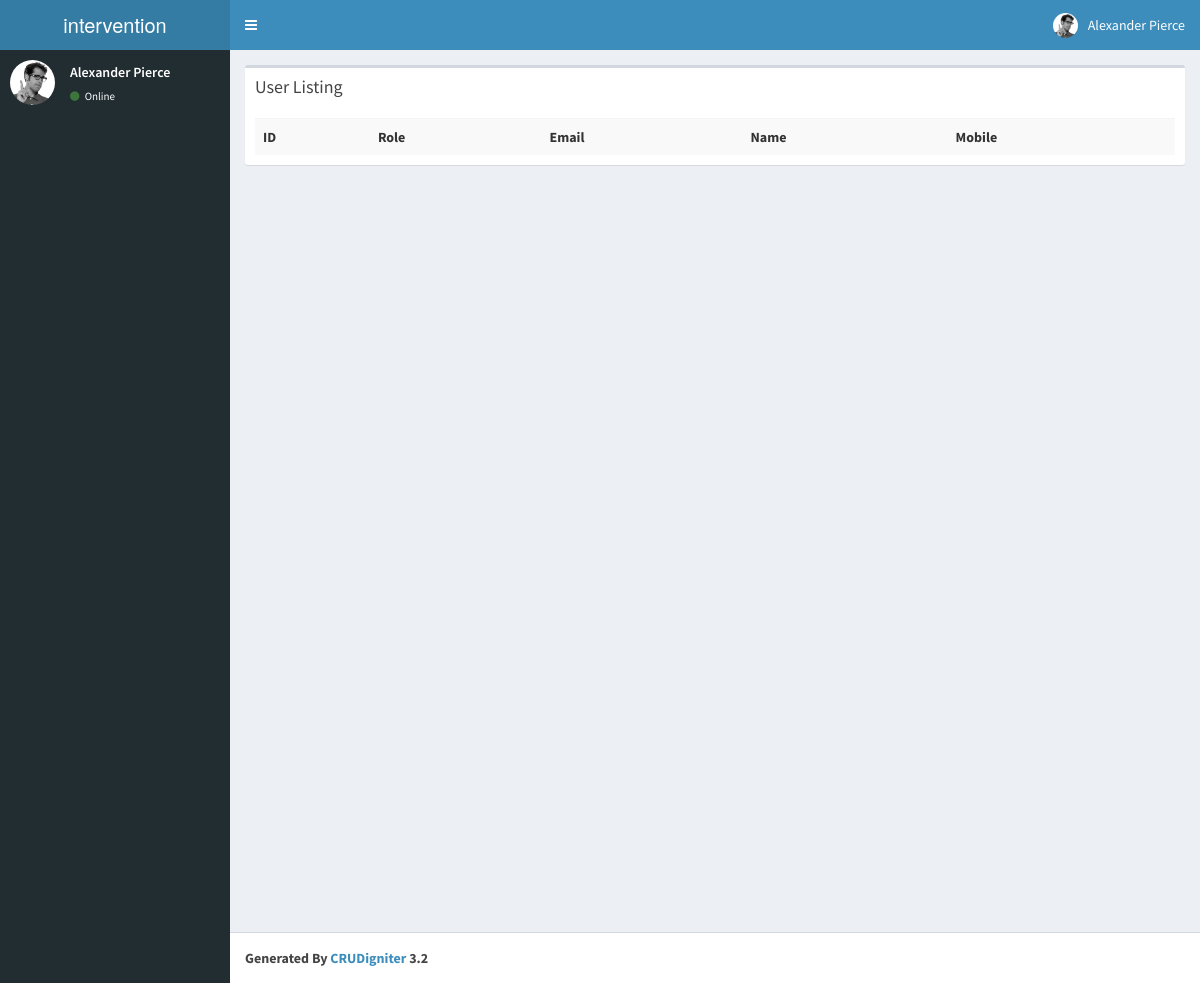
Page /index.php/user/client on the earlier database version.
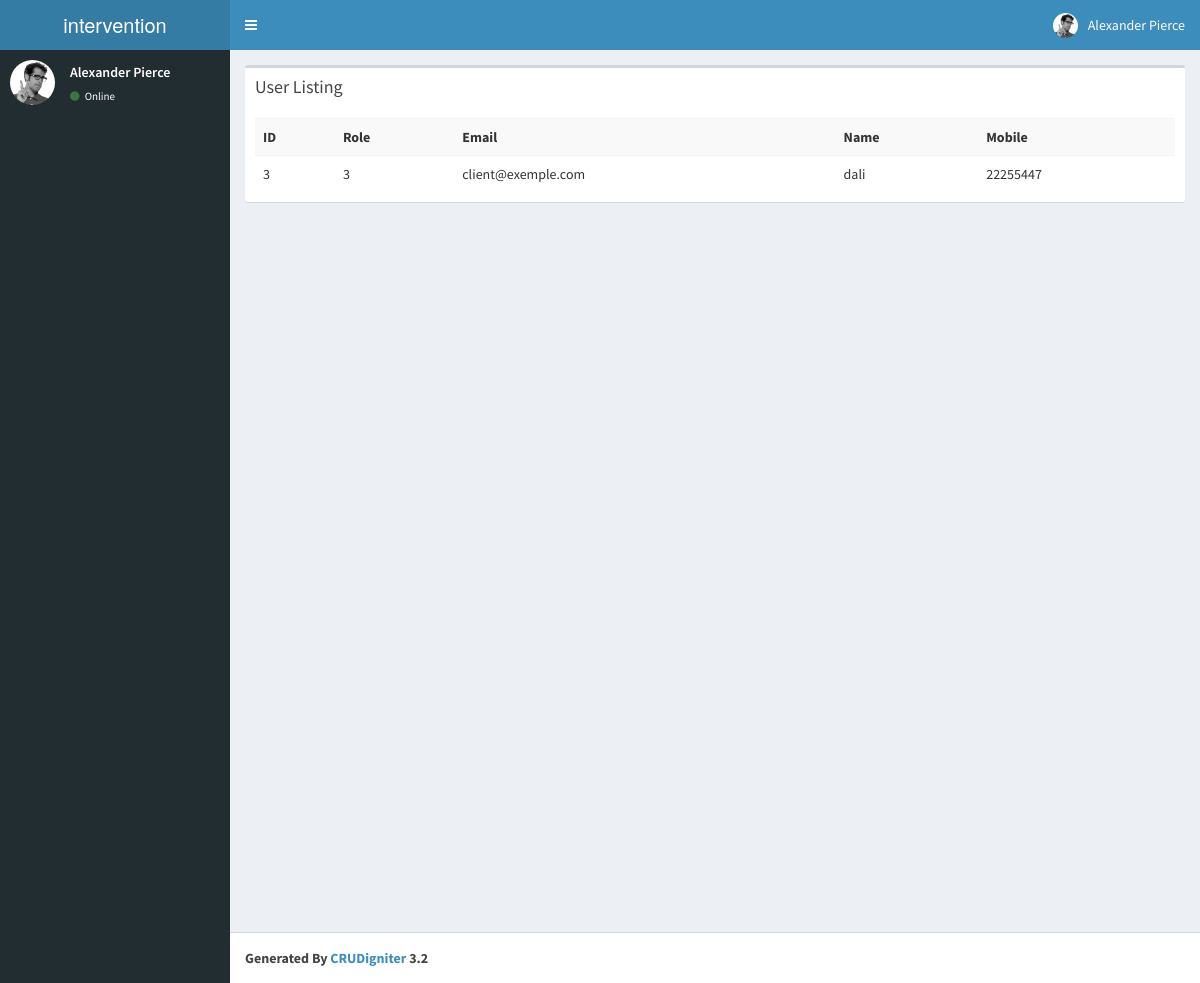
Same page on the later database version.
### tables this page shows
CREATE TABLE `user` (
  `id` int(10) NOT NULL AUTO_INCREMENT,
  `email` varchar(50) DEFAULT NULL,
  `password` varchar(100) DEFAULT NULL,
  `name` varchar(50) DEFAULT NULL,
  `mobile` varchar(20) DEFAULT NULL,
  `role` int(1) DEFAULT NULL,
  `created_at` datetime DEFAULT NULL,
  `update_at` datetime DEFAULT NULL,
  `statut` int(11) DEFAULT NULL,
  PRIMARY KEY (`id`)
);

### application/controllers/User.php (called while the page is built, shortened)
<?php
class User extends CI_Controller{
    function __construct()
    {
        $this->load->model('User_model');
    }
    function client()
    {
        $data['user'] = $this->User_model->get_all_client();
        $data['_view'] = 'user/index2';
        $this->load->view('layouts/main',$data);
    }
}

### index.php (called while the page is built, shortened)
<?php
require_once BASEPATH.'core/CodeIgniter.php';

### application/models/User_model.php (called while the page is built, shortened)
<?php
class User_model extends CI_Model
{
    function get_all_client()
    {
        $this->db->where('role', 3);
        $this->db->order_by('id', 'desc');
        return $this->db->get('user')->result_array();
    }
}

### application/views/user/index2.php (the view)
<div class="row">
    <div class="col-md-12">
        <div class="box">
            <div class="box-header">
                <h3 class="box-title">User Listing</h3>
            </div>
            <div class="box-body">
                <table class="table table-striped">
                    <tr>
						<th>ID</th>
						<th>Role</th>
						<th>Email</th>
						<th>Name</th>
						<th>Mobile</th>
                    </tr>
                    <?php foreach($user as $u){ ?>
                    <tr>
						<td><?php echo $u['id']; ?></td>
						<td><?php echo $u['role']; ?></td>
						<td><?php echo $u['email']; ?></td>
						<td><?php echo $u['name']; ?></td>
						<td><?php echo $u['mobile']; ?></td>
                    </tr>
                    <?php } ?>
                </table>
            </div>
        </div>
    </div>
</div>

Differences in the rows shown:
added user: id "3", role "3", email "client@exemple.com", name "dali", mobile "22255447"
